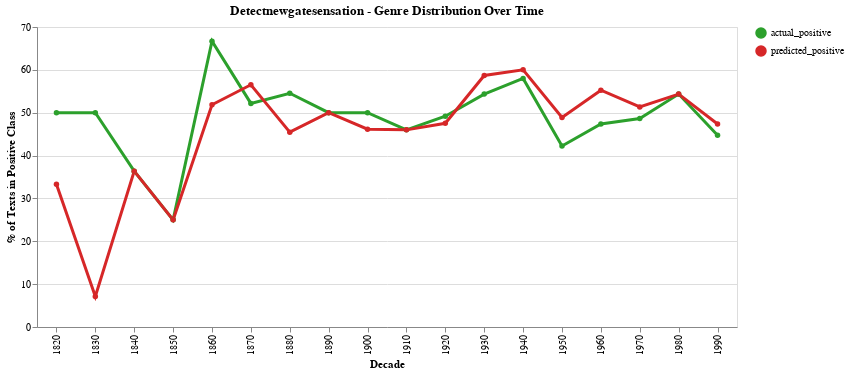

Notebook source saved alongside this figure:
### Code cell
# 2. Predictions Over Time
df_time = df[['firstpub', 'logistic', 'realclass']].copy()
df_time['decade'] = (df_time['firstpub'] // 10 * 10).astype(int)
df_time['prediction_class'] = (df_time['logistic'] > 0.5).astype(int)

# Aggregate by decade
decade_stats = df_time.groupby('decade').agg({
    'realclass': 'sum',
    'prediction_class': 'sum',
    'logistic': ['mean', 'count']
}).reset_index()
decade_stats.columns = ['decade', 'actual_positive', 'predicted_positive', 'mean_score', 'count']

# Reshape for plotting
decade_melted = decade_stats[['decade', 'actual_positive', 'predicted_positive']].copy()
decade_melted['actual_positive'] = decade_melted['actual_positive'] / decade_stats['count'] * 100
decade_melted['predicted_positive'] = decade_melted['predicted_positive'] / decade_stats['count'] * 100

# Melt for Altair
decade_viz = decade_melted.melt(id_vars=['decade'], var_name='Category', value_name='Percentage')

temporal = alt.Chart(decade_viz).mark_line(point=True, size=3).encode(
    x=alt.X('decade:O', title='Decade'),
    y=alt.Y('Percentage:Q', title='% of Texts in Positive Class'),
    color=alt.Color('Category:N', scale=alt.Scale(domain=['actual_positive', 'predicted_positive'],
                                                   range=['#2ca02c', '#d62728']),
                    title=''),
    tooltip=['decade:O', 'Percentage:Q', 'Category:N']
).properties(
    width=700,
    height=300,
    title=f'{model_name.title()} - Genre Distribution Over Time'
)

temporal.display()

### Figure 1 — Vega-Lite specification as saved in the notebook (floating-point values rounded to 4 significant figures)
{"config": {"view": {"continuousWidth": 300, "continuousHeight": 300}}, "data": {"name": "data-f71c73306f44546c8aa27dad0a84d11f"}, "mark": {"type": "line", "point": true, "size": 3}, "encoding": {"color": {"field": "Category", "scale": {"domain": ["actual_positive", "predicted_positive"], "range": ["#2ca02c", "#d62728"]}, "title": "", "type": "nominal"}, "tooltip": [{"field": "decade", "type": "ordinal"}, {"field": "Percentage", "type": "quantitative"}, {"field": "Category", "type": "nominal"}], "x": {"field": "decade", "title": "Decade", "type": "ordinal"}, "y": {"field": "Percentage", "title": "% of Texts in Positive Class", "type": "quantitative"}}, "height": 300, "title": "Detectnewgatesensation - Genre Distribution Over Time", "width": 700, "$schema": "https://vega.github.io/schema/vega-lite/v6.1.0.json", "datasets": {"data-f71c73306f44546c8aa27dad0a84d11f": [{"decade": 1820, "Category": "actual_positive", "Percentage": 50.0}, {"decade": 1830, "Category": "actual_positive", "Percentage": 50.0}, {"decade": 1840, "Category": "actual_positive", "Percentage": 36.36}, {"decade": 1850, "Category": "actual_positive", "Percentage": 25.0}, {"decade": 1860, "Category": "actual_positive", "Percentage": 66.67}, {"decade": 1870, "Category": "actual_positive", "Percentage": 52.17}, {"decade": 1880, "Category": "actual_positive", "Percentage": 54.55}, {"decade": 1890, "Category": "actual_positive", "Percentage": 50.0}, {"decade": 1900, "Category": "actual_positive", "Percentage": 50.0}, {"decade": 1910, "Category": "actual_positive", "Percentage": 46.0}, {"decade": 1920, "Category": "actual_positive", "Percentage": 49.18}, {"decade": 1930, "Category": "actual_positive", "Percentage": 54.35}, {"decade": 1940, "Category": "actual_positive", "Percentage": 58.0}, {"decade": 1950, "Category": "actual_positive", "Percentage": 42.22}, {"decade": 1960, "Category": "actual_positive", "Percentage": 47.37}, {"decade": 1970, "Category": "actual_positive", "Percentage": 48.65}, {"decade": 1980, "Category": "actual_positive", "Percentage": 54.35}, {"decade": 1990, "Category": "actual_positive", "Percentage": 44.74}, {"decade": 1820, "Category": "predicted_positive", "Percentage": 33.33}, {"decade": 1830, "Category": "predicted_positive", "Percentage": 7.143}, {"decade": 1840, "Category": "predicted_positive", "Percentage": 36.36}, {"decade": 1850, "Category": "predicted_positive", "Percentage": 25.0}, {"decade": 1860, "Category": "predicted_positive", "Percentage": 51.85}, {"decade": 1870, "Category": "predicted_positive", "Percentage": 56.52}, {"decade": 1880, "Category": "predicted_positive", "Percentage": 45.45}, {"decade": 1890, "Category": "predicted_positive", "Percentage": 50.0}, {"decade": 1900, "Category": "predicted_positive", "Percentage": 46.15}, {"decade": 1910, "Category": "predicted_positive", "Percentage": 46.0}, {"decade": 1920, "Category": "predicted_positive", "Percentage": 47.54}, {"decade": 1930, "Category": "predicted_positive", "Percentage": 58.7}, {"decade": 1940, "Category": "predicted_positive", "Percentage": 60.0}, {"decade": 1950, "Category": "predicted_positive", "Percentage": 48.89}, {"decade": 1960, "Category": "predicted_positive", "Percentage": 55.26}, {"decade": 1970, "Category": "predicted_positive", "Percentage": 51.35}, {"decade": 1980, "Category": "predicted_positive", "Percentage": 54.35}, {"decade": 1990, "Category": "predicted_positive", "Percentage": 47.37}]}}
